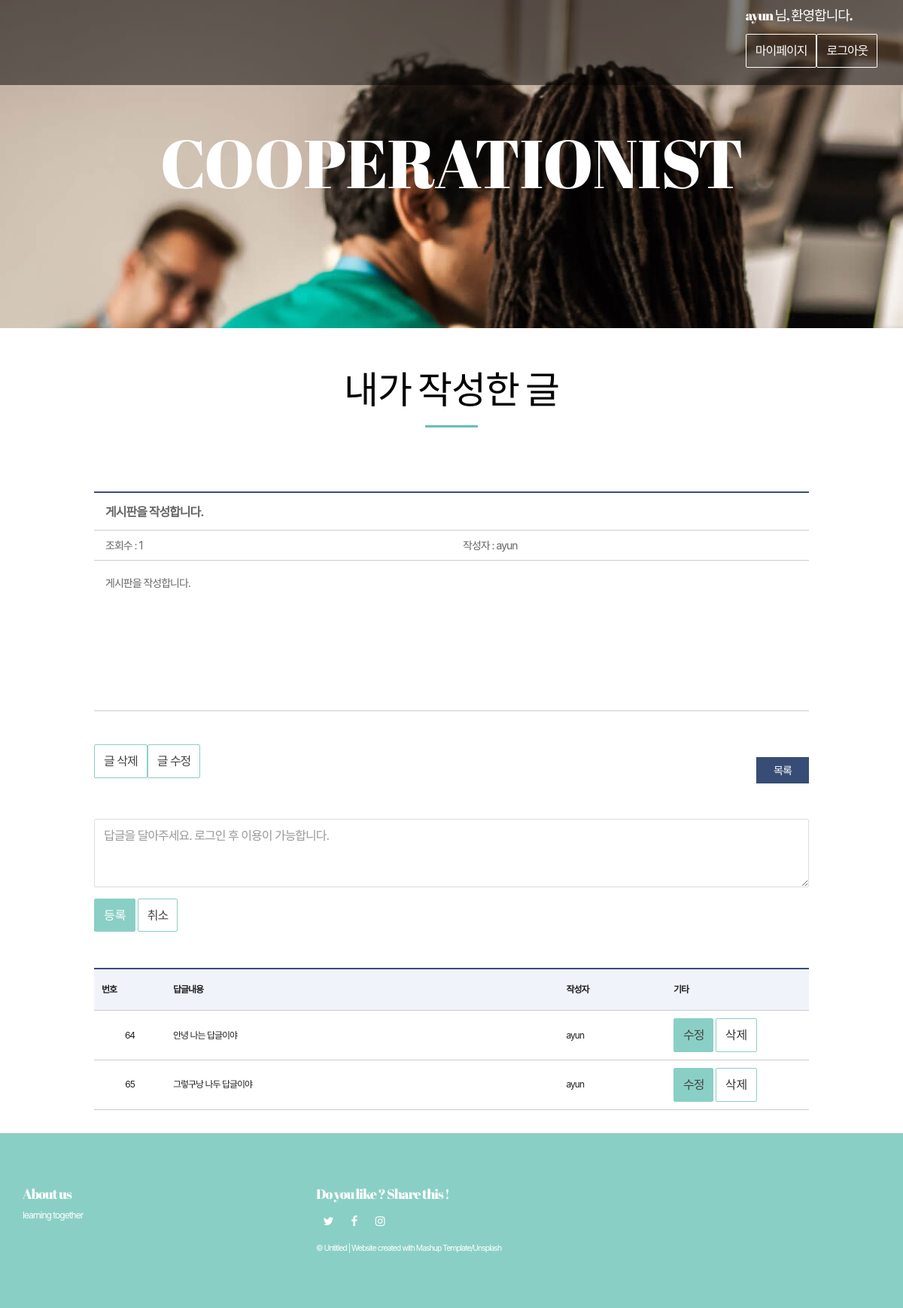
The page /myWriting/myArticle/?id=24 (signed in) on the database its author committed.
### web01/models.py (models this page shows)
class Content(models.Model):
    objects = models.Manager()
    title = models.CharField(max_length=105)
    context = models.CharField(max_length=225)
    cnt = models.IntegerField(default=0)
    userId = models.ForeignKey(User, on_delete=models.CASCADE)

class User(models.Model):
    objects = models.Manager()
    user_id = models.CharField(max_length=50)
    password = models.CharField(max_length=50)

class Reply(models.Model):
    objects = models.Manager()
    user = models.CharField(max_length=50)
    replyCon = models.CharField(max_length=200)
    originalCon = models.ForeignKey(Content, on_delete=models.CASCADE)

### web01/views.py (the view)
# urls.py: re_path(r'myArticle/$', views.myArticle, name="myArticle"),
def myArticle(request):
    get_id = request.GET['id']
    content = Content.objects.get(id = get_id)
    replies = Reply.objects.filter(originalCon=content)
    get_user = request.session['user']
    return render(request,"web01/myArticle.html",{'content':content,'replies':replies, 'user':get_user})

### web01/templates/web01/myArticle.html (shortened to what this page needs)
{% extends 'web01/base.html' %}
{% block content %}
    <br><br>
        <div class="section-container-spacer">
            <h2 class="text-center">내가 작성한 글</h2>
        </div>
    <form action="" method="GET"> {% csrf_token %}
    <div class="bodytext_area box_inner">
        <ul class="bbsview_list">
            <li class="bbs_title"> {{ content.title }} </li>
            <li class="bbs_date">조회수 : <span>{{content.cnt}}</span></li>
            <li class="bbs_date">작성자 : <span>{{content.userId.user_id}}</span></li>
            <li class="bbs_content">
                <div class="editer_content">
                    {{ content.context }}
                </div>
            </li>
        </ul>
        <a href="./deleteList/?id={{content.id}}" class="btn btn-default navbar-btn ch" >글 삭제</a>
        <a href="./updateList/?id={{content.id}}" class="btn btn-default navbar-btn ch" >글 수정</a>
        <p class="btn_line txt_right">
            <a href="{% url 'myWriting' %}" class="btn_bbs">목록</a>
        </p>
    </form>
        <br>
        <form action="./myCreateReply/" method="POST">
            <div class="form-group">
                <textarea id="Text" class="form-control" rows="3" name="context" placeholder="답글을 달아주세요. 로그인 후 이용이 가능합니다."></textarea>
            </div>
            <button type="submit" class="btn btn-primary">등록</button>
            <a href="./myArticle/?id={{content.id}}" class="btn btn-default">취소</a>
        </form>
        <table class="bbsListTbl">
        <br><br><br>
            <thead>
                <tr>
                    <th scope="col">번호</th>
                    <th scope="col">답글내용</th>
                    <th scope="col">작성자</th>
                    <th scope="col">기타</th>
                </tr>
            </thead>
            <tbody>
                {% for reply in replies %}
                <form action="./myDeleteReply/" method="POST">
                    <div name='content'>
                        <tr id = "showHide">
                            <td>{{ reply.id }}</td>
                            <td class="tit_notice">{{reply.replyCon}}</a> </td>
                            <td class="tit_notice">{{reply.user}}</td>
                            <td class="tit_notice" >
                                {% if user == reply.user %}
                                <a href="#" onclick="modify('{{reply.id}}','{{reply.replyCon}}')" class="btn btn-primary">수정</a>
                                {% endif %}
                                <button type="submit" class="btn btn-default">삭제</button>
                            </td>
                        </tr>
                    </div>
                </form>
                {% endfor %}
            </tbody>
        </table>
{% endblock %}

### static/css/common.css (style rules this page uses)
html, body, div, span, applet, object, iframe, h1, h2, h3, h4, h5, h6, p, blockquote, pre, a, abbr, acronym, address, big, cite, code, del, dfn, em, img, ins, kbd, q, s, samp, small, strike, strong, sub, sup, tt, var, b, u, i, center, dl, dt, dd, ol, ul, li, fieldset, form, label, legend,button, table, caption, tbody, tfoot, thead, tr, th, td, article, aside, canvas, details, embed, figure, figcaption, footer, header, hgroup, menu, nav, output, ruby, section, summary, time, mark, audio, video { margin:0; padding:0; }
h1, h2, h3, h4, h5, h6 { font-weight:normal; font-size:inherit; }
body { line-height:1; }
img, fieldset, a { border:none; }
table, thead, tbody, tfoot { border-collapse:collapse; border-spacing:0; border:0 none; }
ul, ol, li { list-style:none; }
input, select, textarea, button, form img, label { vertical-align:middle; }
a { text-decoration:none; }
a:link { color:#444; }
textarea { -webkit-appearance:none; box-sizing:border-box; padding:10px; border:1px solid #ccc; font-size:15px; }
html { height:100%; }
body { height:100%; font-family:'Malgun Gothic','맑은 고딕',sans-serif; font-size:16px; letter-spacing:-1px; color:#444; white-space:normal; word-wrap:break-word; }
input, select, textarea { box-sizing:border-box; font-size:15px; font-family:'Malgun Gothic','맑은 고딕',sans-serif; letter-spacing:-1px; color:#444; -webkit-appearance:none; }
textarea { box-sizing:border-box; padding:10px; border:1px solid #ccc; }
input, textarea { -webkit-appearance:none; border-radius:0; }
* { -webkit-text-size-adjust:none; }
.btn_line { text-align:center; font-size:0; }
.btn_line a { margin-left:10px; }
.btn_line a:first-child { margin-left:0; }
.btn_bbs { display:inline-block; width:70px; text-align:center; height:35px; font-size:14px; line-height:35px; vertical-align:middle; background:#384d75; color:#fff !important; }
.box_inner { width:1050px; margin:0 auto; }
.bodytext_area { box-sizing:border-box; padding:55px 50px 0; }
.bbsListTbl { width:100%; border-top:2px solid #384d75; }
.bbsListTbl th, .bbsListTbl td { padding:10px; box-sizing:border-box; height:55px; }
.bbsListTbl th { border-bottom:1px solid #ccc; background:#f0f3fa; }
.bbsListTbl td { text-align:center; line-height:1.3; border-bottom:1px solid #ccc; }
.bbsListTbl td.tit_notice { text-align:left; }
.bbsListTbl td:nth-child(1) { width:10%; }
.bbsListTbl td:nth-child(2) { width:55%; }
.bbsListTbl td:nth-child(3) { width:15%; }
.bbsListTbl td:nth-child(4) { width:20%; }
.bbsview_list { padding-bottom:30px; border-top:2px solid #384d75; }
.bbsview_list li { box-sizing:border-box; padding:0 15px; border-bottom:1px solid #ccc; font-size:14px; color:#666; }
.bbsview_list li.bbs_title { width:100%; overflow:hidden; white-space:nowrap; text-overflow:ellipsis; height:50px; line-height:50px; font-weight:bold; font-size:16px; }
.bbsview_list li.bbs_date { height:40px; line-height:40px; float:left; width:50%; }
.bbsview_list li.bbs_content { clear:both; min-height:200px; padding:20px 15px; }
.bbsview_list li.bbs_content .editer_content { line-height:1.4; }
.btn_line { padding:20px 0; }

### static/css/layout_base.css (style rules this page uses)
.txt_right { text-align:right !important; }

### web01/templates/web01/base.html (style rules this page uses)
body, button, input, select, table, textarea { font-size: 12px; line-height: 16px; color: #202020; font-family: -apple-system,BlinkMacSystemFont,"Malgun Gothic","맑은 고딕",helvetica,"Apple SD Gothic Neo",sans-serif; }

### rows shown on the page
Content: title "게시판을 작성합니다.", cnt "1", userId.user_id "ayun", context "게시판을 작성합니다."
Reply: id "64", replyCon "안녕 나는 답글이야", user "ayun"
Reply: id "65", replyCon "그렇구낭 나두 답글이야", user "ayun"

### other values the page prints
{{ request.session.user }} "ayun"
